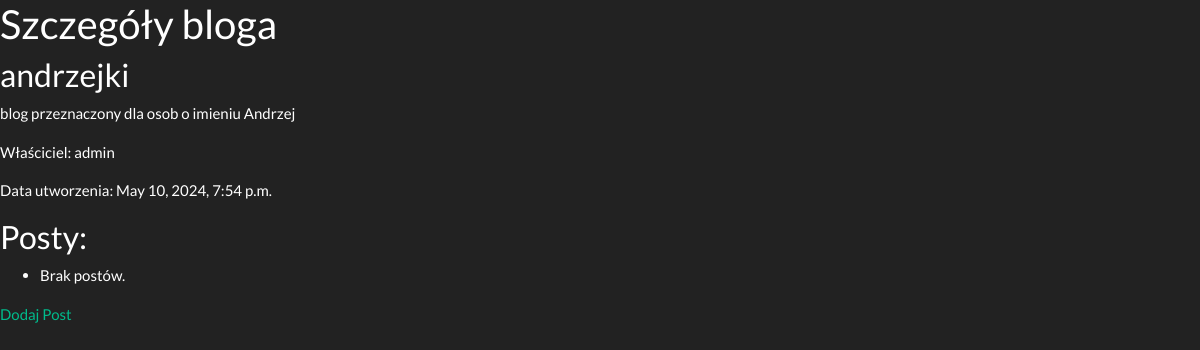
Page /blogs/2/ (signed in) on the earlier database version.
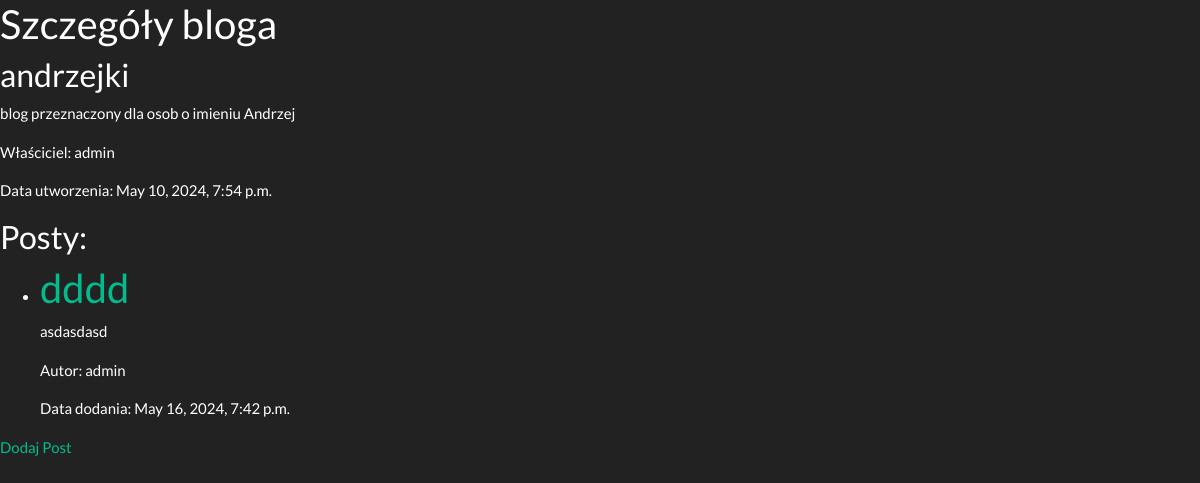
Same page on the later database version.
### mainapp/models.py (models this page shows)
class Post(models.Model):
    VISIBILITY_CHOICES = (
        ('public', 'Publiczny'),
        ('private', 'Prywatny'),
    )
    title = models.CharField(max_length=255)
    content = models.TextField(max_length=2000)
    author = models.ForeignKey(User, on_delete=models.CASCADE)
    date_of_creation = models.DateTimeField(auto_now_add=True)
    visibility = models.CharField(max_length=20)
    password = models.CharField(max_length=255, null=True, blank=True)
    image = models.ImageField(upload_to='images/', null=True, blank=True)
    blog = models.ForeignKey(Blog, on_delete=models.CASCADE)

### mainapp/views.py (the view, shortened to what this page needs)
# urls.py: path('blogs/<int:blog_id>/', views.blog_details, name='blog_details'),
@login_required
def blog_details(request, blog_id):
    blog = get_object_or_404(Blog, pk=blog_id)
    posts = Post.objects.filter(blog=blog)
    comment_form = CommentCreationForm()
    return render(request, 'blog_details.html',
                  {'blog': blog, 'posts': posts, 'comment_form': comment_form})

### mainapp/templates/blog_details.html (shortened to what this page needs)
<!DOCTYPE html>
<html lang="en">
<head>
    <link rel="stylesheet" href="https://cdn.jsdelivr.net/npm/bootswatch@4.5.2/dist/darkly/bootstrap.min.css">
</head>
<body>
    <h2>Szczegóły bloga</h2>
    <h3>{{ blog.title }}</h3>
    <p>{{ blog.description }}</p>
    <p>Właściciel: {{ blog.owner }}</p>
    <p>Data utworzenia: {{ blog.date_of_creation }}</p>
    <h3>Posty:</h3>
    <ul>
        {% for post in posts %}
            <li>
                <h2><a href="{% url 'post_details' post.id %}">{{ post.title }}</a></h2>
                <p>{{ post.content }}</p>
                <p>Autor: {{ post.author }}</p>
                <p>Data dodania: {{ post.date_of_creation }}</p>
            </li>
        {% empty %}
            <li>Brak postów.</li>
        {% endfor %}
    </ul>
    <div class="container_button">
        <a class="button_1" href="{% url 'add_post' blog_id=blog.id %}" >Dodaj Post</a>
    </div>
</body>
</html>

Differences in the rows shown:
added Post: title "dddd", content "asdasdasd", author "admin", date_of_creation "May 16, 2024, 7:42 p.m."
Other differences:
text no longer shown: "Brak postów."
